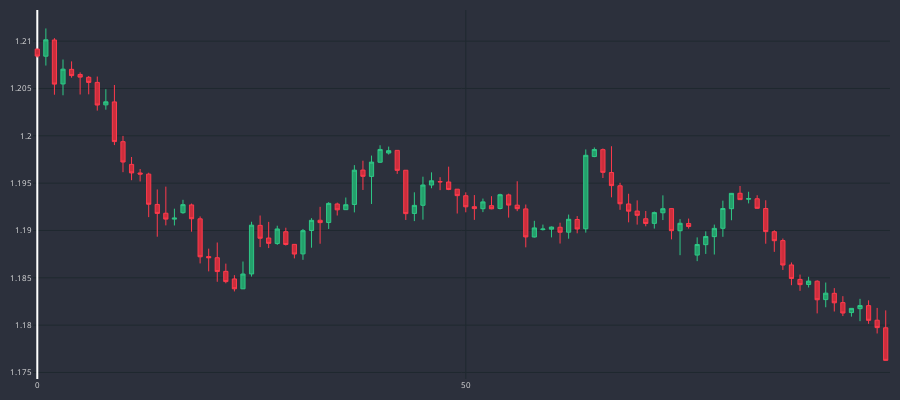

Write notebook code for a chart like this one.
### Code cell
cp = CandlePlot(df_plot)
cp.show_plot()
